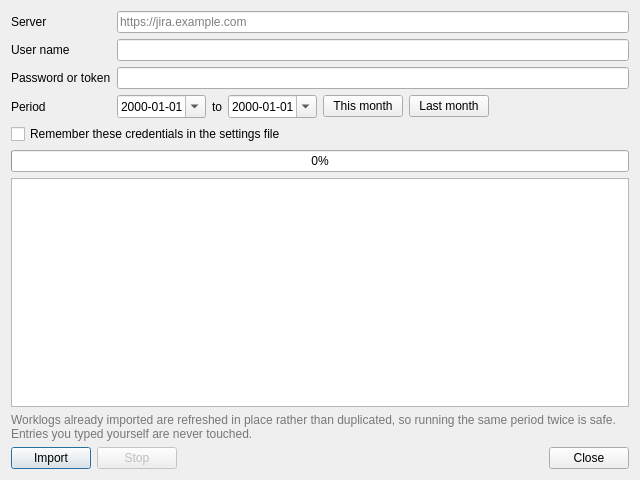
<?xml version="1.0" encoding="UTF-8"?>
<ui version="4.0">
 <class>JiraImportDialog</class>
 <widget class="QDialog" name="JiraImportDialog">
  <property name="geometry">
   <rect><x>0</x><y>0</y><width>640</width><height>480</height></rect>
  </property>
  <property name="windowTitle"><string>Import from Jira</string></property>
  <layout class="QVBoxLayout" name="dialogLayout">
   <item>
    <layout class="QFormLayout" name="formLayout">
     <item row="0" column="0"><widget class="QLabel" name="labelServer"><property name="text"><string>Server</string></property></widget></item>
     <item row="0" column="1"><widget class="QLineEdit" name="lineServer"><property name="placeholderText"><string>https://jira.example.com</string></property></widget></item>
     <item row="1" column="0"><widget class="QLabel" name="labelUser"><property name="text"><string>User name</string></property></widget></item>
     <item row="1" column="1"><widget class="QLineEdit" name="lineUser"/></item>
     <item row="2" column="0"><widget class="QLabel" name="labelToken"><property name="text"><string>Password or token</string></property></widget></item>
     <item row="2" column="1"><widget class="QLineEdit" name="lineToken"><property name="echoMode"><enum>QLineEdit::Password</enum></property></widget></item>
     <item row="3" column="0"><widget class="QLabel" name="labelPeriod"><property name="text"><string>Period</string></property></widget></item>
     <item row="3" column="1">
      <layout class="QHBoxLayout" name="periodLayout">
       <item><widget class="QDateEdit" name="dateFrom"><property name="calendarPopup"><bool>true</bool></property><property name="displayFormat"><string>yyyy-MM-dd</string></property></widget></item>
       <item><widget class="QLabel" name="labelTo"><property name="text"><string>to</string></property></widget></item>
       <item><widget class="QDateEdit" name="dateTo"><property name="calendarPopup"><bool>true</bool></property><property name="displayFormat"><string>yyyy-MM-dd</string></property></widget></item>
       <item><widget class="QPushButton" name="buttonThisMonth"><property name="text"><string>This month</string></property></widget></item>
       <item><widget class="QPushButton" name="buttonLastMonth"><property name="text"><string>Last month</string></property></widget></item>
       <item><spacer name="periodSpacer"><property name="orientation"><enum>Qt::Horizontal</enum></property><property name="sizeHint" stdset="0"><size><width>20</width><height>20</height></size></property></spacer></item>
      </layout>
     </item>
    </layout>
   </item>
   <item>
    <widget class="QCheckBox" name="checkRememberCredentials">
     <property name="text"><string>Remember these credentials in the settings file</string></property>
    </widget>
   </item>
   <item>
    <widget class="QProgressBar" name="progressBar">
     <property name="value"><number>0</number></property>
    </widget>
   </item>
   <item>
    <widget class="QPlainTextEdit" name="textLog">
     <property name="readOnly"><bool>true</bool></property>
    </widget>
   </item>
   <item>
    <widget class="QLabel" name="labelHelp">
     <property name="text"><string>Worklogs already imported are refreshed in place rather than duplicated, so running the same period twice is safe. Entries you typed yourself are never touched.</string></property>
     <property name="wordWrap"><bool>true</bool></property>
     <property name="styleSheet"><string>color: #777;</string></property>
    </widget>
   </item>
   <item>
    <layout class="QHBoxLayout" name="buttonsLayout">
     <item><widget class="QPushButton" name="buttonImport"><property name="text"><string>Import</string></property><property name="default"><bool>true</bool></property></widget></item>
     <item><widget class="QPushButton" name="buttonCancelImport"><property name="text"><string>Stop</string></property><property name="enabled"><bool>false</bool></property></widget></item>
     <item><spacer name="buttonsSpacer"><property name="orientation"><enum>Qt::Horizontal</enum></property><property name="sizeHint" stdset="0"><size><width>20</width><height>20</height></size></property></spacer></item>
     <item><widget class="QPushButton" name="buttonClose"><property name="text"><string>Close</string></property></widget></item>
    </layout>
   </item>
  </layout>
 </widget>
 <resources/>
 <connections/>
</ui>
